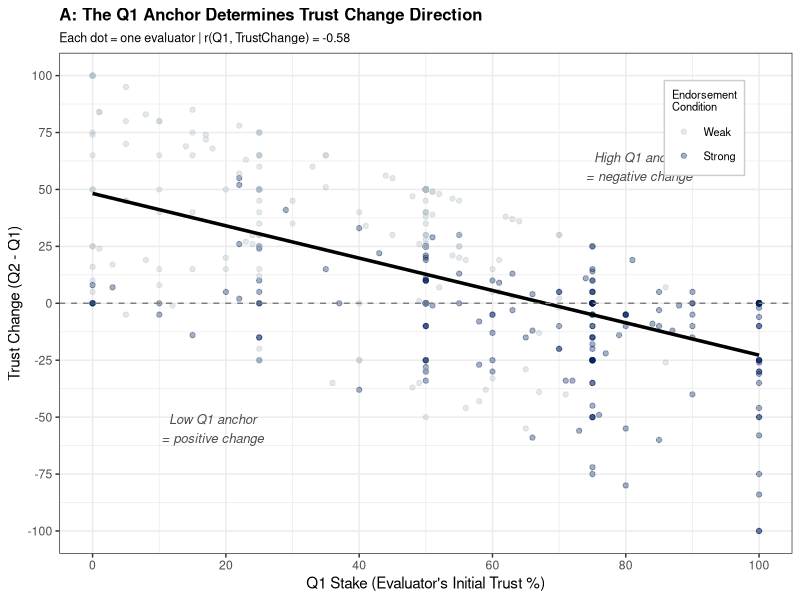
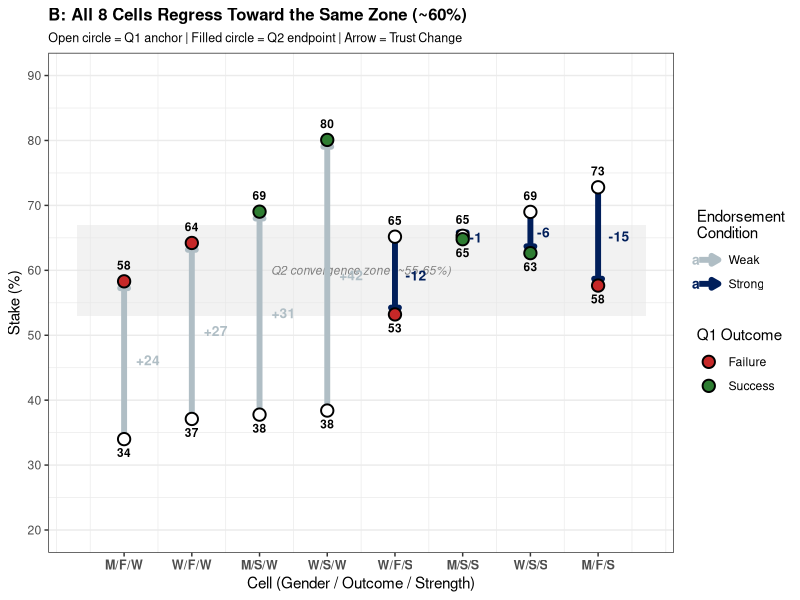
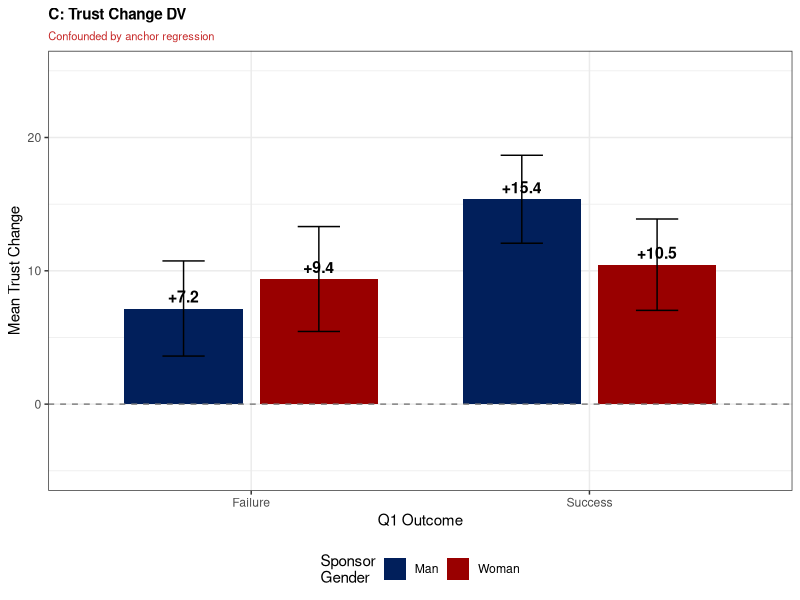
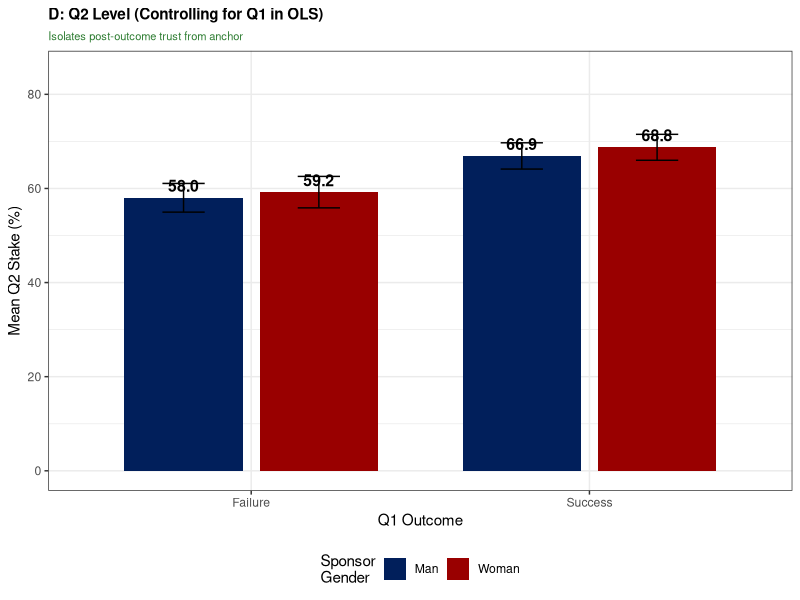

Source code (R) for these figures, in order:
suppressMessages({
  library(dplyr)
  library(tidyr)
  library(ggplot2)
  library(gridExtra)
  library(grid)
})

TARGET_STUDY <- "699503492f16351efc6be595"

raw <- read.csv("../output/stage3_pilot_data.csv", stringsAsFactors = FALSE)
raw <- raw[-c(1, 2), ]

numeric_cols <- c("Progress", "Duration..in.seconds.", "Finished",
                  "endorser_slider_value_q1", "endorser_slider_value_q2",
                  "stake_percent_q1", "stake_percent_q2",
                  "stage3_q1_is_correct", "age", "gender", "race")
for (col in numeric_cols) {
  if (col %in% names(raw)) raw[[col]] <- suppressWarnings(as.numeric(raw[[col]]))
}

raw$StartDate <- as.POSIXct(raw$StartDate, format = "%Y-%m-%d %H:%M:%S")
raw$date <- as.Date(raw$StartDate)

df <- raw %>%
  filter(Status != "1", Finished == 1,
         !is.na(PROLIFIC_PID) & trimws(PROLIFIC_PID) != "",
         STUDY_ID == TARGET_STUDY, Q42 == "2",
         !is.na(assigned_condition) & trimws(assigned_condition) != "",
         !is.na(stake_percent_q1)) %>%
  mutate(
    endorser_gender_f = factor(ifelse(grepl("^M_", assigned_condition), "Man", "Woman"),
                               levels = c("Man", "Woman")),
    strength_f = factor(ifelse(grepl("_strong$", assigned_condition), "Strong", "Weak"),
                        levels = c("Weak", "Strong")),
    outcome_f = factor(ifelse(stage3_q1_is_correct == 1, "Success", "Failure"),
                       levels = c("Failure", "Success")),
    trust_change = stake_percent_q2 - stake_percent_q1
  ) %>%
  filter(!is.na(trust_change), !is.na(stake_percent_q2))

PENN_BLUE <- "#011F5B"
PENN_RED  <- "#990000"

# ─── PANEL A: Q1 Stake vs Trust Change ───
r_val <- round(cor(df$stake_percent_q1, df$trust_change), 2)

pA <- ggplot(df, aes(x = stake_percent_q1, y = trust_change, color = strength_f)) +
  geom_point(alpha = 0.35, size = 1.5) +
  geom_smooth(method = "lm", se = FALSE, aes(group = 1),
              color = "black", linewidth = 1.2) +
  geom_hline(yintercept = 0, linetype = "dashed", color = "gray50") +
  annotate("text", x = 82, y = 60, hjust = 0.5, size = 3.3, fontface = "italic", color = "gray30",
           label = "High Q1 anchor\n= negative change") +
  annotate("text", x = 18, y = -55, hjust = 0.5, size = 3.3, fontface = "italic", color = "gray30",
           label = "Low Q1 anchor\n= positive change") +
  scale_color_manual(values = c("Weak" = "#B0BEC5", "Strong" = PENN_BLUE),
                     name = "Endorsement\nCondition") +
  scale_x_continuous(limits = c(0, 100), breaks = seq(0, 100, 20)) +
  scale_y_continuous(limits = c(-100, 100), breaks = seq(-100, 100, 25)) +
  labs(title = "A: The Q1 Anchor Determines Trust Change Direction",
       subtitle = paste0("Each dot = one evaluator | r(Q1, TrustChange) = ", r_val),
       x = "Q1 Stake (Evaluator's Initial Trust %)",
       y = "Trust Change (Q2 - Q1)") +
  theme_bw() +
  theme(plot.title = element_text(size = 12, face = "bold"),
        plot.subtitle = element_text(size = 9),
        legend.position = c(0.88, 0.85),
        legend.background = element_rect(fill = "white", color = "gray80"),
        legend.title = element_text(size = 8), legend.text = element_text(size = 8))


# ─── PANEL B: Q1 → Q2 Arrow Plot ───
cell_means <- df %>%
  group_by(endorser_gender_f, outcome_f, strength_f) %>%
  summarise(mean_q1 = mean(stake_percent_q1), mean_q2 = mean(stake_percent_q2),
            mean_tc = mean(trust_change), n = n(), .groups = "drop") %>%
  mutate(cell_short = paste0(substr(as.character(endorser_gender_f), 1, 1), "/",
                             substr(as.character(outcome_f), 1, 1), "/",
                             substr(as.character(strength_f), 1, 1)),
         cell_order = ifelse(strength_f == "Weak", 0, 10) + mean_q1) %>%
  arrange(cell_order) %>%
  mutate(x_pos = row_number())

pB <- ggplot(cell_means) +
  annotate("rect", xmin = 0.3, xmax = 8.7, ymin = 53, ymax = 67,
           fill = "gray90", alpha = 0.5) +
  annotate("text", x = 4.5, y = 60, label = "Q2 convergence zone (~55-65%)",
           size = 3, color = "gray50", fontface = "italic") +
  geom_segment(aes(x = x_pos, xend = x_pos, y = mean_q1, yend = mean_q2, color = strength_f),
               arrow = arrow(length = unit(0.2, "cm"), type = "closed"), linewidth = 2) +
  geom_point(aes(x = x_pos, y = mean_q1), shape = 21, fill = "white",
             color = "black", size = 3.5, stroke = 1) +
  geom_point(aes(x = x_pos, y = mean_q2, fill = outcome_f),
             shape = 21, color = "black", size = 3.5, stroke = 1) +
  geom_text(aes(x = x_pos, y = mean_q1, label = round(mean_q1)),
            vjust = ifelse(cell_means$strength_f == "Weak", 2, -1.3),
            size = 3, fontface = "bold") +
  geom_text(aes(x = x_pos, y = mean_q2, label = round(mean_q2)),
            vjust = ifelse(cell_means$strength_f == "Weak", -1.3, 2),
            size = 3, fontface = "bold") +
  geom_text(aes(x = x_pos, y = (mean_q1 + mean_q2) / 2,
                label = sprintf("%+.0f", mean_tc), color = strength_f),
            hjust = -0.5, size = 3.5, fontface = "bold") +
  scale_x_continuous(breaks = cell_means$x_pos, labels = cell_means$cell_short) +
  scale_y_continuous(limits = c(20, 90), breaks = seq(20, 90, 10)) +
  scale_color_manual(values = c("Weak" = "#B0BEC5", "Strong" = PENN_BLUE),
                     name = "Endorsement\nCondition") +
  scale_fill_manual(values = c("Failure" = "#C62828", "Success" = "#2E7D32"),
                    name = "Q1 Outcome") +
  labs(title = "B: All 8 Cells Regress Toward the Same Zone (~60%)",
       subtitle = "Open circle = Q1 anchor | Filled circle = Q2 endpoint | Arrow = Trust Change",
       x = "Cell (Gender / Outcome / Strength)", y = "Stake (%)") +
  theme_bw() +
  theme(plot.title = element_text(size = 12, face = "bold"),
        plot.subtitle = element_text(size = 9),
        legend.position = "right",
        axis.text.x = element_text(size = 9, face = "bold"),
        panel.grid.major.x = element_blank())


# ─── PANELS C & D: TC vs Q2 comparison ───
cd <- df %>%
  group_by(endorser_gender_f, outcome_f) %>%
  summarise(mean_tc = mean(trust_change), se_tc = sd(trust_change)/sqrt(n()),
            mean_q2 = mean(stake_percent_q2), se_q2 = sd(stake_percent_q2)/sqrt(n()),
            n = n(), .groups = "drop")

pC <- ggplot(cd, aes(x = outcome_f, y = mean_tc, fill = endorser_gender_f)) +
  geom_bar(stat = "identity", position = position_dodge(0.8), width = 0.7) +
  geom_errorbar(aes(ymin = mean_tc - se_tc, ymax = mean_tc + se_tc),
                position = position_dodge(0.8), width = 0.25) +
  geom_hline(yintercept = 0, linetype = "dashed", color = "gray50") +
  geom_text(aes(label = sprintf("%+.1f", mean_tc), vjust = -0.5),
            position = position_dodge(0.8), size = 4, fontface = "bold") +
  scale_fill_manual(values = c("Man" = PENN_BLUE, "Woman" = PENN_RED)) +
  scale_y_continuous(limits = c(-5, 25)) +
  labs(title = "C: Trust Change DV",
       subtitle = "Confounded by anchor regression",
       x = "Q1 Outcome", y = "Mean Trust Change", fill = "Sponsor\nGender") +
  theme_bw() +
  theme(plot.title = element_text(size = 11, face = "bold"),
        plot.subtitle = element_text(size = 8, color = "#C62828"),
        legend.position = "bottom")

pD <- ggplot(cd, aes(x = outcome_f, y = mean_q2, fill = endorser_gender_f)) +
  geom_bar(stat = "identity", position = position_dodge(0.8), width = 0.7) +
  geom_errorbar(aes(ymin = mean_q2 - se_q2, ymax = mean_q2 + se_q2),
                position = position_dodge(0.8), width = 0.25) +
  geom_text(aes(label = sprintf("%.1f", mean_q2), vjust = -0.5),
            position = position_dodge(0.8), size = 4, fontface = "bold") +
  scale_fill_manual(values = c("Man" = PENN_BLUE, "Woman" = PENN_RED)) +
  scale_y_continuous(limits = c(0, 85)) +
  labs(title = "D: Q2 Level (Controlling for Q1 in OLS)",
       subtitle = "Isolates post-outcome trust from anchor",
       x = "Q1 Outcome", y = "Mean Q2 Stake (%)", fill = "Sponsor\nGender") +
  theme_bw() +
  theme(plot.title = element_text(size = 11, face = "bold"),
        plot.subtitle = element_text(size = 8, color = "#2E7D32"),
        legend.position = "bottom")


# ─── Combine and save ───
bottom <- arrangeGrob(pC, pD, ncol = 2)
final <- arrangeGrob(pA, pB, bottom, nrow = 3, heights = c(1.1, 1.1, 0.9),
                     top = textGrob("Why Trust Change (Q2 - Q1) Is Dominated by the Q1 Anchor",
                                    gp = gpar(fontsize = 15, fontface = "bold")))

ggsave("trust_change_anchor_diagnostic.png", final, width = 12, height = 15, dpi = 200)
cat("Done: trust_change_anchor_diagnostic.png\n")
